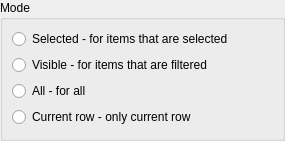
<?xml version="1.0" encoding="UTF-8"?>
<ui version="4.0">
 <class>InserModeSelector</class>
 <widget class="QWidget" name="InserModeSelector">
  <property name="geometry">
   <rect>
    <x>0</x>
    <y>0</y>
    <width>285</width>
    <height>141</height>
   </rect>
  </property>
  <property name="sizePolicy">
   <sizepolicy hsizetype="Preferred" vsizetype="Fixed">
    <horstretch>0</horstretch>
    <verstretch>0</verstretch>
   </sizepolicy>
  </property>
  <property name="windowTitle">
   <string>Form</string>
  </property>
  <layout class="QVBoxLayout" name="verticalLayout_2">
   <property name="leftMargin">
    <number>0</number>
   </property>
   <property name="topMargin">
    <number>0</number>
   </property>
   <property name="rightMargin">
    <number>0</number>
   </property>
   <property name="bottomMargin">
    <number>0</number>
   </property>
   <item>
    <widget class="QGroupBox" name="groupBox">
     <property name="title">
      <string>Mode</string>
     </property>
     <layout class="QVBoxLayout" name="verticalLayout">
      <item>
       <widget class="QRadioButton" name="rbSelected">
        <property name="text">
         <string>Selected - for items that are selected</string>
        </property>
       </widget>
      </item>
      <item>
       <widget class="QRadioButton" name="rbVisible">
        <property name="text">
         <string>Visible - for items that are filtered</string>
        </property>
       </widget>
      </item>
      <item>
       <widget class="QRadioButton" name="rbAll">
        <property name="text">
         <string>All - for all</string>
        </property>
       </widget>
      </item>
      <item>
       <widget class="QRadioButton" name="rbCurrentRow">
        <property name="text">
         <string>Current row - only current row</string>
        </property>
       </widget>
      </item>
     </layout>
    </widget>
   </item>
  </layout>
 </widget>
 <resources/>
 <connections/>
</ui>
